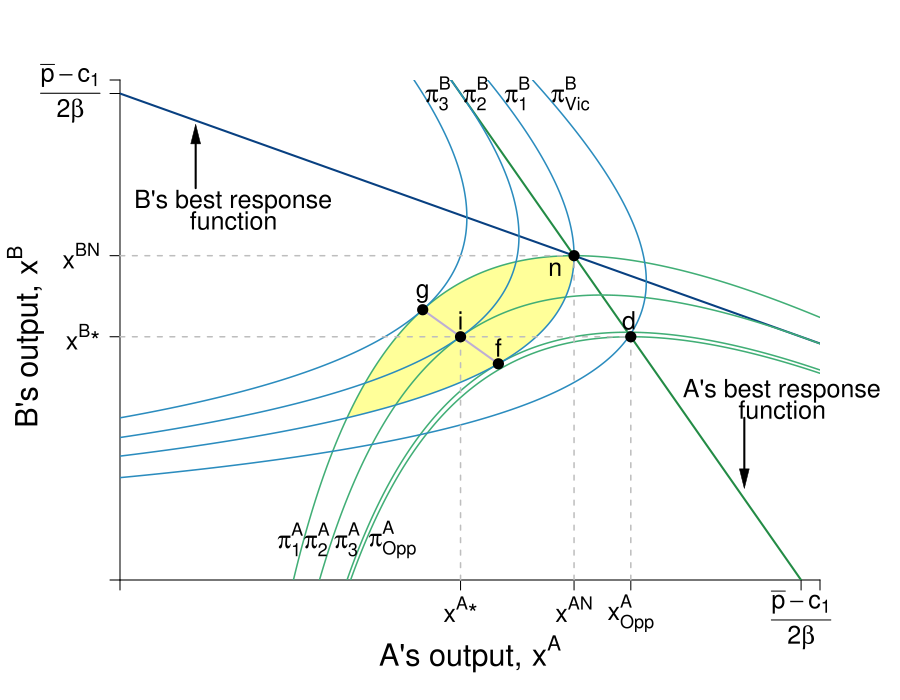

Write R code to recreate this figure.
require(shape)
pdf(file = "competitionmarkets/cournot_brfs_profits.pdf", width = 9, height = 7)

#Set parameters for graphics
axislabelsize <- 1.5
graphlinewidth <- 3
segmentlinewidth <- 2

COL <- c("#7fc97f", "#beaed4", "#fdc086", "#ffff99", "#386cb0", "#f0027f", "#bf5b17", "#666666")
COLA <- c("#99d8c9","#66c2a4","#41ae76", "#238b45", "#005824")
COLB <- c("#4eb3d3", "#2b8cbe", "#0868ac","#084081")

par(mar =  c(6, 6, 4, 4))

piA <- function(xa, xb, s = 0.5, pmax = 20, c1 = 2) {
  (pmax - s*xb)*xa - s*(xa)^2 - c1*xa
}

piB <- function(xa, xb, s = 0.5, pmax = 20, c1 = 2) {
  (pmax - s*xa)*xb - s*(xb)^2 - c1*xb
}

brfB <- function(xa, s = 0.5, pmax = 20, c1 = 2) {
  (pmax - c1)/(2*s) - (1/2)*xa
}

brfA <- function(xa, s = 0.5, pmax = 20, c1 = 2) {
  (pmax - c1)/s - 2*xa
}

isoA <- function(xa, s = 0.5, pmax = 20, c1 = 2, piA = 72){
  -(c1*xa - pmax*xa + s*xa^2 + piA)/(s*xa)
}

isoB1 <- function(xa, s = 0.5, pmax = 20, c1 = 2, piB = 72){
   (-sqrt((c1 - pmax + s*xa)^2 - 4*piB*s) - c1 + pmax -s*xa)/(2*s)
}

isoB2 <- function(xa, s = 0.5, pmax = 20, c1 = 2, piB = 72){
  (sqrt((c1 - pmax + s*xa)^2 - 4*piB*s) - c1 + pmax -s*xa)/(2*s)
}


#Input into Wolfram Alpha: solve for x y = 1/b - (0.5*x)/(a*b) - u/(a*b*x)

#solve for y 72 = (p - s*y)*x - s*(x)^2 - c1*x 
#solve for y 72 = (p - s*x)*y - s*(y)^2 - c1*y

xlims <- c(0, 18.5)
ylims <- c(0, 18.5)

npts <- 501 
x <- seq(xlims[1], xlims[2], length.out = npts)
y <- seq(ylims[1], ylims[2], length.out = npts) 
a <- c(72, 81, 90, 91.125)
b <- c(61, 72, 81, 90)

plot(0, 0, xlim = xlims, ylim = ylims, type = "n",
     xlab = expression(paste("")),
     ylab = expression(paste("")), 
     xaxt = "n", 
     yaxt = "n", 
     cex.lab = axislabelsize, 
     bty = "n",
     xaxs="i", 
     yaxs="i")

# ticksy <- seq(from = 0, to = ylims[2], by = 2)
# ylabels <- seq(from = 0, to = ylims[2], by = 2)
# ticksx <- seq(from = 0, to = xlims[2], by = 2)
# xlabels <- seq(from = 0, to = xlims[2], by = 2)
ticksy <- c(0, 9, 12, 18, ylims[2])
ylabels <- c(NA, expression(paste(x^{B},"*")), expression(paste(x^{BN})), expression(paste((p[max] - c[1])/2*s)), NA)
ticksx <- c(0, 9, 12, 13.5, 18, xlims[2])
xlabels <- c(NA, expression(paste(x^{A},"*")), expression(paste(x^{AN})), expression(paste(x[Opp]^{A})), expression(paste( (p[max] - c[1])/2*s )), NA)


axis(1, at = ticksx, pos = 0, labels = xlabels)
axis(2, at = ticksy, pos = 0, labels = ylabels, las = 1)

npts <- 500 
xx1 <- seq(xlims[1], xlims[2], length.out = npts)

#Pareto-improving lens
xpoly1 <- seq(from = 5.95, to = 12, length.out = 500)
ypoly1 <- isoA(xpoly1)
ypoly2 <- isoB1(xpoly1)
polygon(x = c(xpoly1, rev(xpoly1)), y = c(ypoly1, rev(ypoly2)), col=COL[4], density=NULL, border = NA)


lines(xx1, brfA(xx1, s = 0.5, pmax = 20, c1 = 2), col = COLA[4], lwd = graphlinewidth)
lines(xx1, brfB(xx1, s = 0.5, pmax = 20, c1 = 2), col = COLB[4], lwd = graphlinewidth)

contour(y, x, 
        outer(x, y, piA),
        #labels = c("v1", "v2", "v3"),
        drawlabels = FALSE,
        col = COLA[3],
        #xlab = expression(paste("A's Apples, ", x)),
        #ylab = expression(paste("A's Oranges, ", y)),
        #cex.lab = axislabelsize,
        lwd = segmentlinewidth,
        levels = a, 
        xaxs="i", 
        yaxs="i", 
        add = TRUE) 

mtext(expression(paste("A's output, ", x^A)), side=1, line = 2.5, cex = axislabelsize)
text(-1.8, 9, expression(paste("B's output, ", x^B)), xpd = TRUE, cex = axislabelsize, srt = 90) 

#Add arrows:
#arrows(-0.8, 10, -0.8, 14, xpd = TRUE, length=0.1,angle=40,lwd=3)
#arrows(6.2, -1.7, 9, -1.7, xpd = TRUE, length=0.1,angle=40,lwd=3)


contour(x, y, 
        outer(x, y, piB),
        #labels = c("v1", "v2", "v3"),
        drawlabels = FALSE,
        col = COLB[2],
        #xlab = expression(paste("")),
        #ylab = expression(paste("")),
        lwd = segmentlinewidth,
        levels = b, 
        add = TRUE
        #xaxs="i", 
        #yaxs="i"
) 


#segments(4.11765, 6.17647, 5.88, 8.88, lty = 1, col = COL[2] , lwd = graphlinewidth)
# text(7.3, 3, expression("Pareto Efficient"))
# text(7.3, 2.4, expression("Curve"))
# Arrows(7.3, 3.5, 7.3, 6.1, col = "black", lty = 1, lwd = 2, arr.type = "triangle", arr.lwd = 0.5)

#Label the iso-welfare functions for the HG, Aisha
text(4.5, 1.5, expression(pi[1]^A))
text(5.2, 1.5, expression(pi[2]^A))
text(6, 1.5, expression(pi[3]^A))
text(7, 1.5, expression(pi[Opp]^A))
#text(6.6, 8.3, expression(u[4]^A))

#Label the indifference curves for the HG, Betty
text(11.8, 18, expression(pi[Vic]^B))
text(10.5, 18, expression(pi[1]^B))
text(9.4, 18, expression(pi[2]^B))
text(8.4, 18, expression(pi[3]^B))
#text(3.4, 6.9, expression(v[4]^B))

#Label Nash Equilibrium 
segments(0, 12, 12, 12, lty = 2, col = "gray" , lwd = segmentlinewidth)
segments(12, 0, 12, 12, lty = 2, col = "gray" , lwd = segmentlinewidth)
points(12, 12, pch = 16, col = "black", cex = 1.5)
#text(14, 12.4, expression(paste("Nash Equilibrium")))
text(11.5, 11.5, expression(paste("n")))

#Checking points
#points(5.95, 5.95, pch = 16, col = "black", cex = 1.5)
segments(8, 10, 10, 8, lty = 1, col = COL[2] , lwd = graphlinewidth)


text(9, 9.6, expression(paste("i")))
segments(0, 9, 13.5, 9, lty = 2, col = "gray" , lwd = segmentlinewidth)
segments(9, 0, 9, 9, lty = 2, col = "gray" , lwd = segmentlinewidth)
segments(13.5, 0, 13.5, 9, lty = 2, col = "gray" , lwd = segmentlinewidth)
points(9, 9, pch = 16, col = "black", cex = 1.5)
points(13.5, 9, pch = 16, col = "black", cex = 1.5)
text(13.45, 9.6, expression(paste("d")))


points(10, 8, pch = 16, col = "black", cex = 1.5)
text(10, 8.6, expression(paste("f")))
points(8, 10, pch = 16, col = "black", cex = 1.5)
text(8, 10.6, expression(paste("g")))


# #Annotate Pareto Efficient Curve and relevant points

# points(6, 8, pch = 16, col = "black", cex = 1.5)
# text(6, 8.5, expression(paste("g")))
# 
# points(8, 6, pch = 16, col = "black", cex = 1.5)
# text(7, 7.5, expression(paste("i")))
# 
# points(7, 7, pch = 16, col = "black", cex = 1.5)
# text(8, 6.5, expression(paste("f")))

#points(5.84, 8.77, pch = 16, col = "black", cex = 1.5)

#A's brf
text(2, 14, expression(paste("B's best response")))
text(2, 13.5, expression(paste("function")))
Arrows(2, 14.3, 2, 16.5, col = "black", lty = 1, lwd = 2, arr.type = "triangle", arr.lwd = 0.5)

#B's brf
text(16.5, 7, expression(paste("A's best response")))
text(16.5, 6.5, expression(paste("function")))
Arrows(16.5, 6, 16.5, 3.75, col = "black", lty = 1, lwd = 2, arr.type = "triangle", arr.lwd = 0.5)


dev.off()
